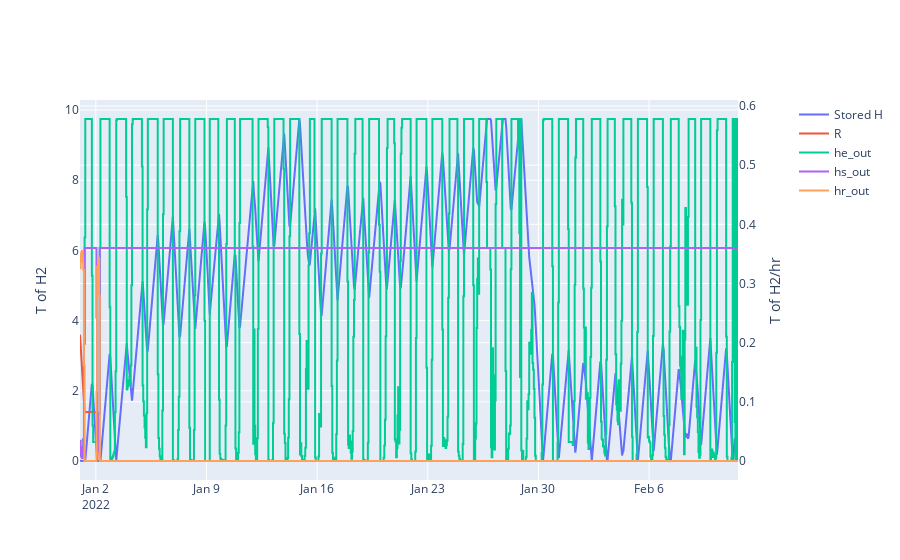

Notebook cell for this chart:
### Markdown cell above
### plot hydrogen flow

### Code cell
import plotly.graph_objects as go
from plotly.subplots import make_subplots

# Create figure
# fig = go.Figure()
fig = make_subplots(specs=[[{"secondary_y": True}]])
fig.add_trace(
    go.Scatter(x=list(data_plot.time), y=list(data_plot.sh),
              name='Stored H',yaxis="y1"),
                )
fig.add_trace(
    go.Scatter(x=list(data_plot.time), y=list(data_plot.R),
              name='R',yaxis="y1")
                )
fig.add_trace(
    go.Scatter(x=list(data_plot.time), y=list(data_plot.he_out),
              line_shape='hv',name='he_out',yaxis="y2")
                )
fig.add_trace(
    go.Scatter(x=list(data_plot.time), y=list(data_plot.hs_out),
              line_shape='hv',name='hs_out',yaxis="y2")
                )
fig.add_trace(
    go.Scatter(x=list(data_plot.time), y=list(data_plot.hr_out),
              line_shape='hv',name='hr_out',yaxis="y2")
                )
# fig.update_layout(
#     yaxis1=dict(
#         range=[0, max(data_plot.sh)]
#     ),
#     yaxis2=dict(
#         range=[0, 0.4]
#     )   
# )
fig.update_yaxes(dict(title = 'T of H2'), secondary_y=False)
fig.update_yaxes(dict(title = 'T of H2/hr'), secondary_y=True)
fig.show()

### Figure 1 — Plotly figure (JSON) as saved in the notebook; plotly's stock layout.template omitted (floating-point values rounded to 4 significant figures; data arrays with more than 128 entries replaced by an {"elided": "..."} marker saying what was removed)
{"data": [{"name": "Stored H", "type": "scatter", "x": {"elided": "1000 str values"}, "y": {"elided": "1000 float values"}, "yaxis": "y"}, {"name": "R", "type": "scatter", "x": {"elided": "1000 str values"}, "y": {"elided": "1000 float values"}, "yaxis": "y"}, {"line": {"shape": "hv"}, "name": "he_out", "type": "scatter", "x": {"elided": "1000 str values"}, "y": {"elided": "1000 float values"}, "yaxis": "y2"}, {"line": {"shape": "hv"}, "name": "hs_out", "type": "scatter", "x": {"elided": "1000 str values"}, "y": {"elided": "1000 float values"}, "yaxis": "y2"}, {"line": {"shape": "hv"}, "name": "hr_out", "type": "scatter", "x": {"elided": "1000 str values"}, "y": {"elided": "1000 float values"}, "yaxis": "y2"}], "layout": {"xaxis": {"anchor": "y", "domain": [0, 0.94]}, "yaxis": {"anchor": "x", "domain": [0, 1], "title": {"text": "T of H2"}}, "yaxis2": {"anchor": "x", "overlaying": "y", "side": "right", "title": {"text": "T of H2/hr"}}}}
